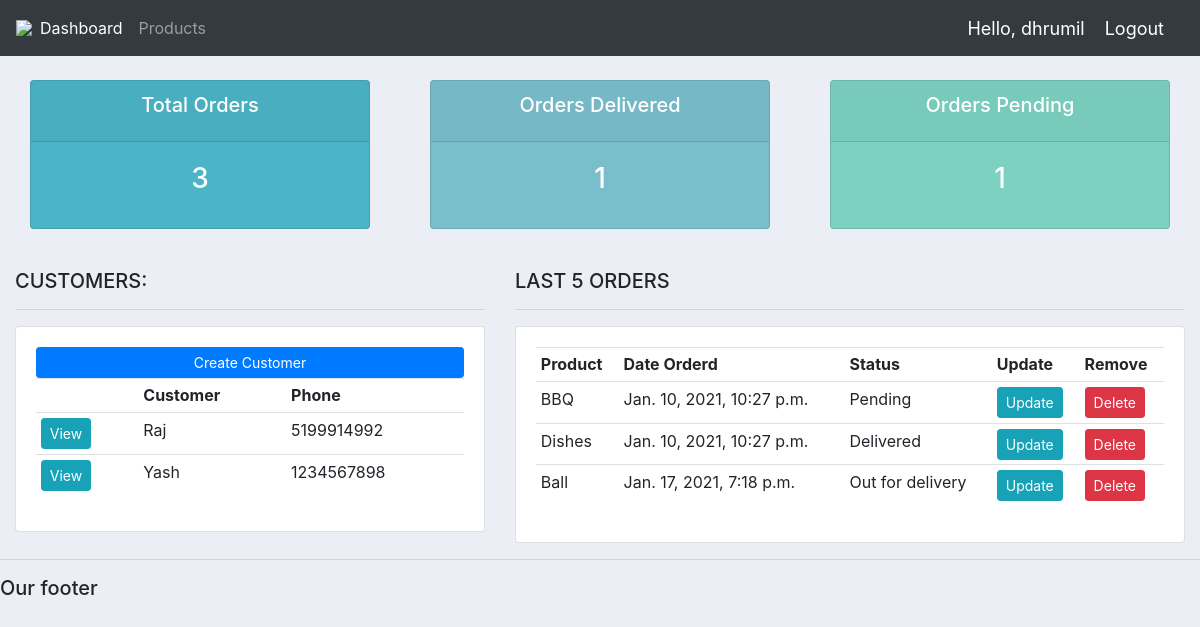
The app's page / (signed in) with its own data.
### accounts/models.py (models this page shows, shortened)
class Customer(models.Model):
	name = models.CharField(max_length=200, null=True)
	phone = models.CharField(max_length=200, null=True)
	email = models.CharField(max_length=200, null=True)
	date_created = models.DateTimeField(auto_now_add=True, null=True)

class Order(models.Model):
	STATUS = (
			('Pending', 'Pending'),
			('Out for delivery', 'Out for delivery'),
			('Delivered', 'Delivered'),
			)
	customer = models.ForeignKey(Customer, null=True, on_delete= models.SET_NULL)
	product = models.ForeignKey(Product, null=True, on_delete= models.SET_NULL)
	date_created = models.DateTimeField(auto_now_add=True, null=True)
	status = models.CharField(max_length=200, null=True, choices=STATUS)
	note = models.CharField(max_length=1000, null=True)

class Product(models.Model):
	CATEGORY = (
			('Indoor', 'Indoor'),
			('Out Door', 'Out Door'),
			)
	name = models.CharField(max_length=200, null=True)
	price = models.FloatField(null=True)
	category = models.CharField(max_length=200, null=True, choices=CATEGORY)
	description = models.CharField(max_length=200, null=True, blank=True)
	date_created = models.DateTimeField(auto_now_add=True, null=True)
	tags = models.ManyToManyField(Tag)
	def __str__(self):
		return self.name

### accounts/views.py (the view)
# urls.py: path('', views.home, name="home"),
@login_required(login_url='login')
def home(request):
	orders = Order.objects.all()
	customers = Customer.objects.all()
	total_customers = customers.count()
	total_orders = orders.count()
	delivered = orders.filter(status='Delivered').count()
	pending = orders.filter(status='Pending').count()
	context = {'orders':orders, 'customers':customers,
	'total_orders':total_orders,'delivered':delivered,
	'pending':pending }
	return render(request, 'accounts/dashboard.html', context)

### accounts/templates/accounts/dashboard.html
{%  extends 'accounts/main.html' %}
{% block content %}
{%  include 'accounts/status.html' %}
<br>
<div class="row">
	<div class="col-md-5">
		<h5>CUSTOMERS:</h5>
		<hr>
		<div class="card card-body">
			<a class="btn btn-primary  btn-sm btn-block" href="">Create Customer</a>
			<table class="table table-sm">
				<tr>
					<th></th>
					<th>Customer</th>
					<th>Phone</th>
				</tr>
				{% for customer in customers %}
					<tr>
						<td><a class="btn btn-sm btn-info" href="{% url 'customer' customer.id %}">View</a></td>
						<td>{{customer.name}}</td>
						<td>{{customer.phone}}</td>
					</tr>
				{% endfor %}
			</table>
		</div>
	</div>
	<div class="col-md-7">
		<h5>LAST 5 ORDERS</h5>
		<hr>
		<div class="card card-body">
			<table class="table table-sm">
				<tr>
					<th>Product</th>
					<th>Date Orderd</th>
					<th>Status</th>
					<th>Update</th>
					<th>Remove</th>
				</tr>
				{% for order in orders %}
					<tr>
						<td>{{order.product}}</td>
						<td>{{order.date_created}}</td>
						<td>{{order.status}}</td>
						<td><a class="btn btn-sm btn-info" href="{% url 'update_order' order.id %}">Update</a></td>
						<td><a class="btn btn-sm btn-danger" href="{% url 'delete_order' order.id %}">Delete</a></td>
					</tr>
				{% endfor %}
			</table>
		</div>
	</div>
</div>
{% endblock %}

### accounts/templates/accounts/navbar.html (shortened to what this page needs)
{% load static %}
<nav class="navbar navbar-expand-lg navbar-dark bg-dark">
 <img src="{% static 'images/logo.png' %}">
  <div class="collapse navbar-collapse" id="navbarNav">
    <ul class="navbar-nav">
      <li class="nav-item active">
        <a class="nav-link" href="{% url 'home' %}">Dashboard</a>
      </li>
      <li class="nav-item">
        <a class="nav-link" href="{% url 'products' %}">Products</a>
      </li>
    </ul>
  </div>
  <span class="hello-msg">Hello, {{request.user}}</span>
  <span ><a  class="hello-msg" href="{% url 'logout' %}">Logout</a></span>
</nav>

### static/css/main.css (style rules this page uses)
body { background-color: #ebeff5; }

### accounts/templates/accounts/navbar.html (style rules this page uses)
.hello-msg { font-size: 18px; color: #fff; margin-right: 20px; }

### records on screen
Customer: name "Raj", phone "5199914992"
Customer: name "Yash", phone "1234567898"
Order: product "BBQ", date_created "Jan. 10, 2021, 10:27 p.m.", status "Pending"
Order: product "Dishes", date_created "Jan. 10, 2021, 10:27 p.m.", status "Delivered"
Order: product "Ball", date_created "Jan. 17, 2021, 7:18 p.m.", status "Out for delivery"

### other values on screen
{{ request.user }} "dhrumil"
{{ total_orders }} "3"
{{ delivered }} "1"
{{ pending }} "1"
